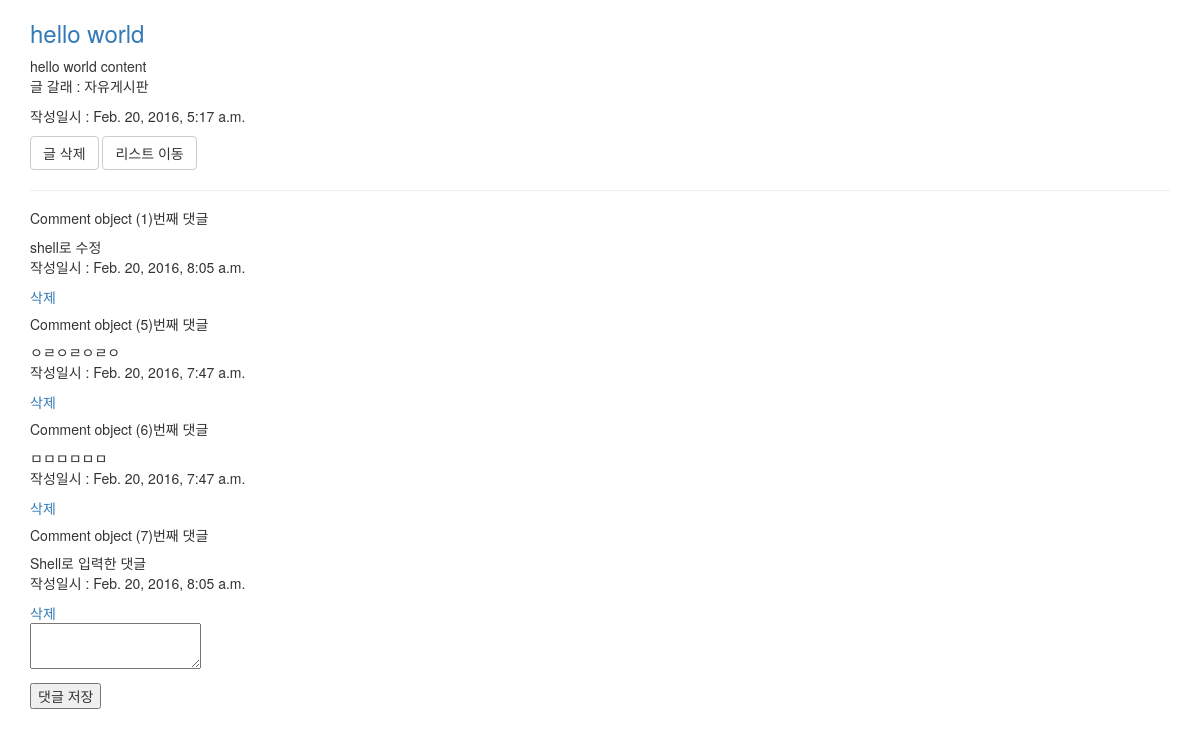
The app's page /posts/1/ with its own data.
### blog/models.py (models this page shows, shortened)
class Post(models.Model):
	title = models.CharField(max_length=200)
	contents = models.TextField()
	tags = models.ManyToManyField('Tag')
	category = models.ForeignKey(Category, null = True)
	created_at = models.DateTimeField(auto_now_add = True)
	updated_at = models.DateTimeField(auto_now = True)
	is_model_field = False

class Category(models.Model):
	name = models.CharField(max_length=40)

class Comment(models.Model):
	post = models.ForeignKey(Post)
	content = models.TextField(max_length=500)
	created_at = models.DateTimeField(auto_now_add = True)
	updated_at = models.DateTimeField(auto_now = True)

### blog/views.py (the view)
# urls.py: url(r'^posts/(?P<pk>[0-9]+)/$', blog_views.view_post, name='view_post'),
def view_post(request, pk):
	the_post = get_object_or_404(Post, pk=pk)
	if request.method == 'GET':
		pass
	elif request.method == 'POST':
		new_comment = Comment()
		new_comment.content = request.POST.get('content')
		new_comment.post_id = pk
		new_comment.save()
		return redirect('view_post', pk=pk)
	return render(request, 'view_posts.html', {
		'post': the_post,
		})

### blog/templates/view_posts.html (shortened to what this page needs)
{% extends 'blog_layout.html' %}
{% load bootstrap3 %}
{% block content %}
	<div class = 'post_container'>
		<h3> <a href="/posts/{{post.pk}}/">{{post.title}} </a></h3>
		<div class = 'post_content'>
			{{post.contents}}
		</div>
		<div>
			<p> 글 갈래 : {{post.category.name}}</p>
			<p> 작성일시 : {{post.created_at}}</p>
		</div>
		<a class="btn btn-default" href="/posts/{{post.pk}}/delete"> 글 삭제 </a>
		<a class="btn btn-default" href="/"> 리스트 이동  </a>
		<hr/>
		{% for comment in post.comment_set.all %}
		<div class = 'comment_container'>
			<h5> {{comment}}번째 댓글</h5>
			<div class = 'comment_content'>
				{{comment.content}}
			</div>
			<div>
				<p> 작성일시 : {{comment.created_at}}</p>
			</div>
			<a href ="/posts/{{post.pk}}/delete_comment/{{comment.pk}}"> 삭제 </a>
		</div>
		{% empty %}
		<p> 댓글이 전혀 없습니다. </p>
		{% endfor %}
	</div>
	<form method="POST" action="">
		<p>
		<textarea name="content"></textarea>
		</p>
		<p>
		<button type = "submit">댓글 저장</button>
		</p>
	</form>
{% endblock %}

### records on screen
Post: title "hello world", contents "hello world content", category.name "자유게시판", created_at "Feb. 20, 2016, 5:17 a.m."
Comment: id "Comment object (1)", content "shell로 수정", created_at "Feb. 20, 2016, 8:05 a.m."
Comment: id "Comment object (5)", content "ㅇㄹㅇㄹㅇㄹㅇ", created_at "Feb. 20, 2016, 7:47 a.m."
Comment: id "Comment object (6)", content "ㅁㅁㅁㅁㅁㅁ", created_at "Feb. 20, 2016, 7:47 a.m."
Comment: id "Comment object (7)", content "Shell로 입력한 댓글", created_at "Feb. 20, 2016, 8:05 a.m."
